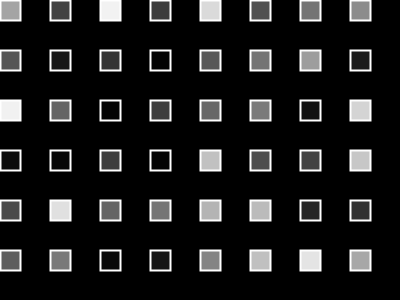
Frame 1 (no input)
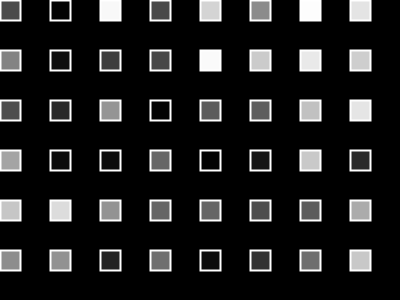
Frame 60 (the mouse pressed at the canvas centre just before this capture)
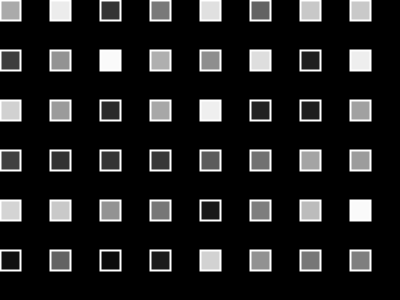
Frame 120 (the mouse held since frame 60 and released just before this capture)

The Processing sketch that drew these frames (run headless with seeded random() and noise(); from frame 60 on, the mouse is pressed at the canvas centre):

// Processing sketch: sketch_grid
// ── sketch_grid.pde
float x = 0;
float y =0;
int spacing = 50;

void setup() {
  size(400,300);
}

void draw(){
  background(0);
  stroke(255);
  strokeWeight(2);
  
  
  //Simple Grid
  //x = spacing;
  //y = spacing;
  //while(x < width){
  //  line(x,0,x,height);
  //  x = x+spacing;
  //}
  //for(y=0; y<height; y = y+spacing){
  //  line(0,y,width,y);
  //}
  //Tile Grid
  fill(127);
  for(int y=0; y<height; y=y+spacing){
    for(int x=0; x<width; x= x+spacing){
      fill(random(255));
      rect(x,y,20,20);
    }
  }
}
